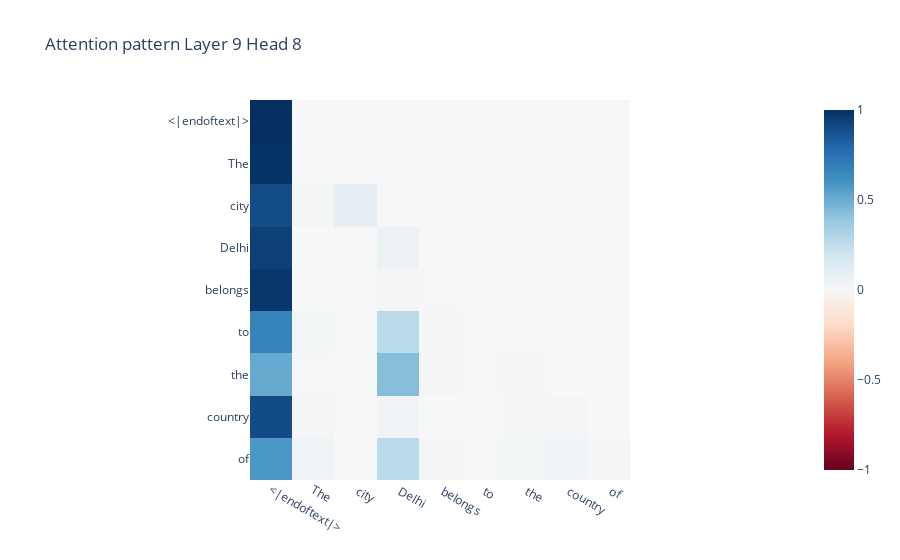

The cell this chart's notebook holds for it:
### Code cell
imshow(cache['blocks.9.attn.hook_pattern'].mean(dim=0)[8], title = "Attention pattern Layer 9 Head 8", x = model.to_str_tokens(prompts[0]), y = model.to_str_tokens(prompts[0]))

### Figure 1 — Plotly figure (JSON) as saved in the notebook; plotly's stock layout.template omitted (floating-point values rounded to 4 significant figures)
{"data": [{"coloraxis": "coloraxis", "hovertemplate": "x: %{x}<br>y: %{y}<br>color: %{z}<extra></extra>", "name": "0", "type": "heatmap", "x": ["<|endoftext|>", "The", " city", " Delhi", " belongs", " to", " the", " country", " of"], "xaxis": "x", "y": ["<|endoftext|>", "The", " city", " Delhi", " belongs", " to", " the", " country", " of"], "yaxis": "y", "z": [[1, 0, 0, 0, 0, 0, 0, 0, 0], [0.9895, 0.01047, 0, 0, 0, 0, 0, 0, 0], [0.8981, 0.01532, 0.08654, 0, 0, 0, 0, 0, 0], [0.9405, 0.003206, 0.005676, 0.05064, 0, 0, 0, 0, 0], [0.9733, 0.002767, 0.002602, 0.01447, 0.006879, 0, 0, 0, 0], [0.6703, 0.02728, 0.008612, 0.2737, 0.01445, 0.005619, 0, 0, 0], [0.5099, 0.01334, 0.005177, 0.4295, 0.01491, 0.00599, 0.02114, 0, 0], [0.8991, 0.01448, 0.001514, 0.03439, 0.004722, 0.003853, 0.02326, 0.01868, 0], [0.5805, 0.0428, 0.003715, 0.2706, 0.01526, 0.01026, 0.02764, 0.0313, 0.01786]]}], "layout": {"coloraxis": {"cmid": 0, "colorscale": [[0, "rgb(103,0,31)"], [0.1, "rgb(178,24,43)"], [0.2, "rgb(214,96,77)"], [0.3, "rgb(244,165,130)"], [0.4, "rgb(253,219,199)"], [0.5, "rgb(247,247,247)"], [0.6, "rgb(209,229,240)"], [0.7, "rgb(146,197,222)"], [0.8, "rgb(67,147,195)"], [0.9, "rgb(33,102,172)"], [1, "rgb(5,48,97)"]]}, "title": {"text": "Attention pattern Layer 9 Head 8"}, "xaxis": {"anchor": "y", "constrain": "domain", "domain": [0, 1], "scaleanchor": "y"}, "yaxis": {"anchor": "x", "autorange": "reversed", "constrain": "domain", "domain": [0, 1]}}}
